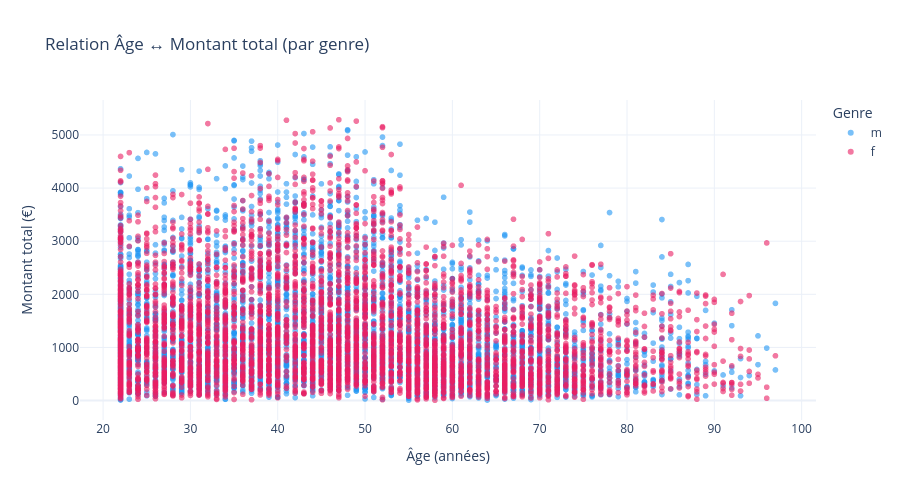

Here is the notebook cell this chart was saved with:
### Code cell
# Version avec coloration par sexe
fig = px.scatter(
    clients,
    x='age',
    y='montant_total',
    color='sex',
    title='Relation Âge ↔ Montant total (par genre)',
    labels={'age': 'Âge (années)', 'montant_total': 'Montant total (€)', 'sex': 'Genre'},
    opacity=0.6,
    color_discrete_map={'f': '#E91E63', 'm': '#2196F3'}
)

fig.update_layout(template='plotly_white', height=500)
fig.show()

### Figure 1 — Plotly figure (JSON) as saved in the notebook; plotly's stock layout.template omitted (floating-point values rounded to 4 significant figures; data arrays with more than 128 entries replaced by an {"elided": "..."} marker saying what was removed)
{"data": [{"hovertemplate": "Genre=m<br>Âge (années)=%{x}<br>Montant total (€)=%{y}<extra></extra>", "legendgroup": "m", "marker": {"color": "#2196F3", "opacity": 0.6, "symbol": "circle"}, "mode": "markers", "name": "m", "showlegend": true, "type": "scattergl", "x": {"elided": "4118 int values"}, "xaxis": "x", "y": {"elided": "4118 float values"}, "yaxis": "y"}, {"hovertemplate": "Genre=f<br>Âge (années)=%{x}<br>Montant total (€)=%{y}<extra></extra>", "legendgroup": "f", "marker": {"color": "#E91E63", "opacity": 0.6, "symbol": "circle"}, "mode": "markers", "name": "f", "showlegend": true, "type": "scattergl", "x": {"elided": "4478 int values"}, "xaxis": "x", "y": {"elided": "4478 float values"}, "yaxis": "y"}], "layout": {"height": 500, "legend": {"title": {"text": "Genre"}, "tracegroupgap": 0}, "title": {"text": "Relation Âge ↔ Montant total (par genre)"}, "xaxis": {"anchor": "y", "domain": [0, 1], "title": {"text": "Âge (années)"}}, "yaxis": {"anchor": "x", "domain": [0, 1], "title": {"text": "Montant total (€)"}}}}
